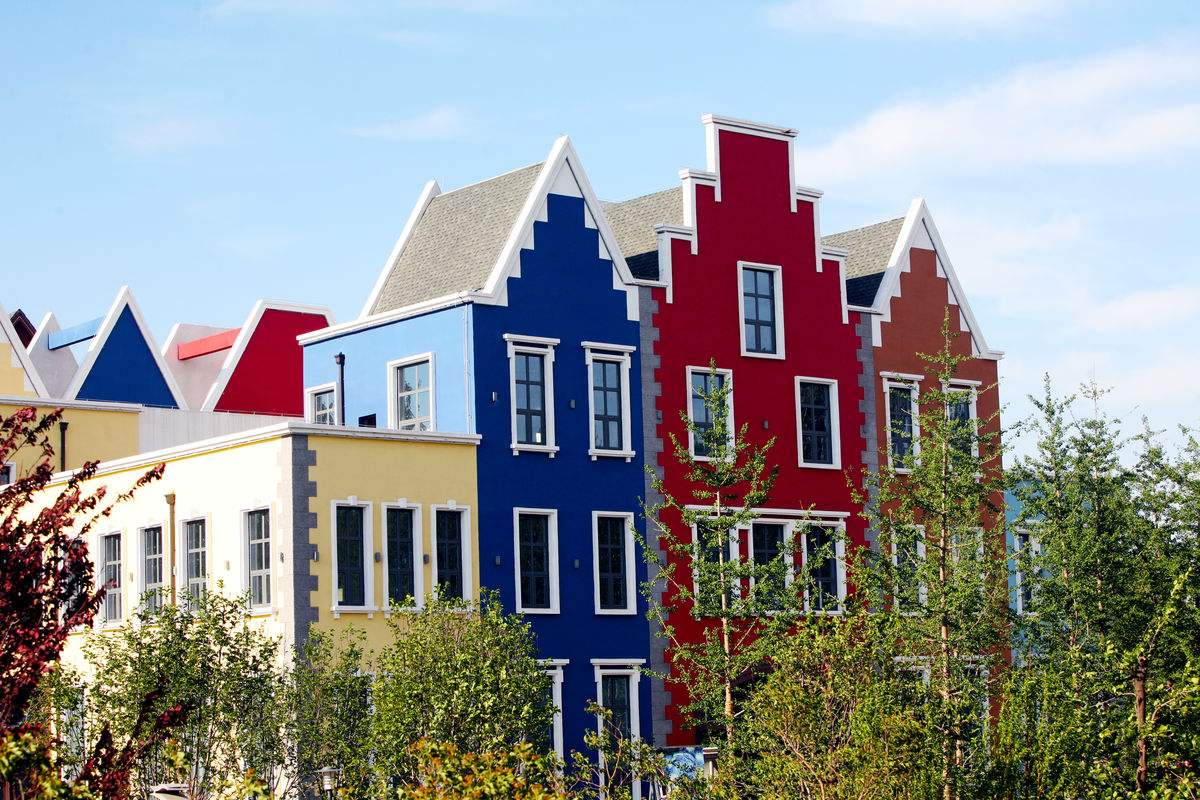
#> input picture pic/test_1.jpg, 1200 x 800 px
$ python sift.py
#> lines starting #> are read from the running program, lines starting #| are printed output that depends on the picture
import cv2  # 读取是BGR格式
import matplotlib.pyplot as plt
import numpy as np


def cv_show(name, img):
    cv2.imshow(name, img)
    cv2.waitKey(0)
    cv2.destroyAllWindows()


img = cv2.imread('pic/test_1.jpg')
#> img is the input picture: shape (800, 1200, 3); mean B, G, R 147.9, 145.9, 142.8
gray = cv2.cvtColor(img, cv2.COLOR_BGR2GRAY)
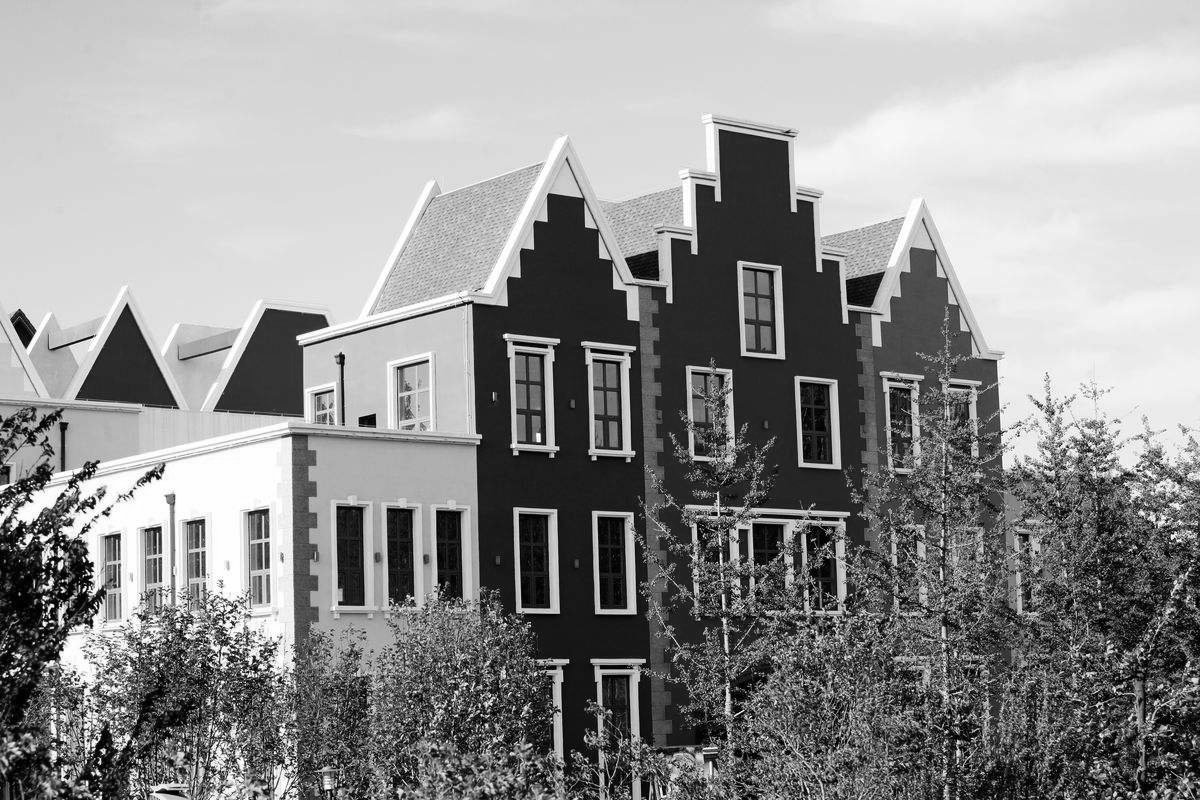
#> gray: shape (800, 1200); min 0, max 255, mean 145.2

# 找到特征点
sift = cv2.SIFT_create()
kp = sift.detect(gray, None)
#> kp = 6809 keypoints; strongest (x, y, size): (62, 544, 2), (44, 624, 3.1), (52, 605, 2.8), (84, 561, 1.9)

img = cv2.drawKeypoints(gray, kp, img)
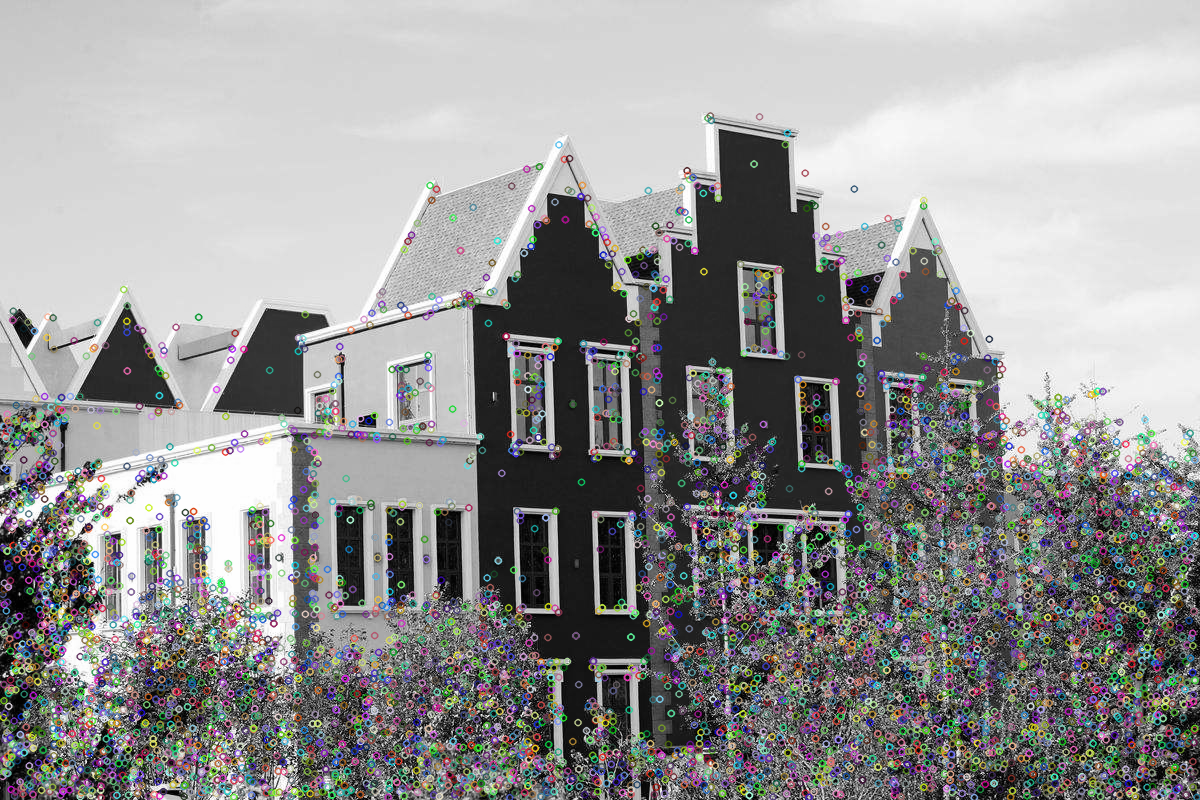
#> img: shape (800, 1200, 3); mean B, G, R 148.3, 148.5, 148.3
cv_show('img', img)

# 计算特征
kp, des = sift.compute(gray, kp)
print(np.array(kp).shape)
#| (6809,)
print(des.shape)
#| (6809, 128)

$ run again, with pic/dog.jpg copied over pic/test_1.jpg
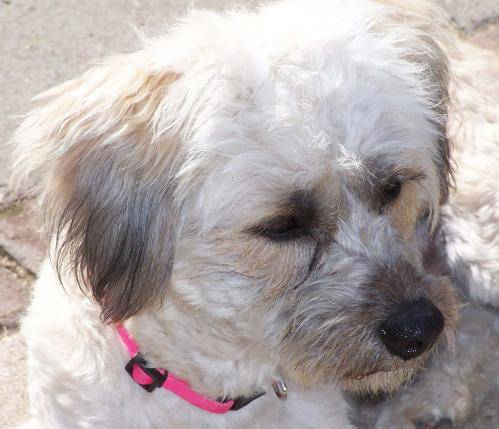
#> input picture pic/dog.jpg, 499 x 429 px
#> img is the input picture: shape (429, 499, 3); mean B, G, R 169.1, 169.9, 178.9
#> `gray = cv2.cvtColor(img, cv2.COLOR_BGR2GRAY)`:
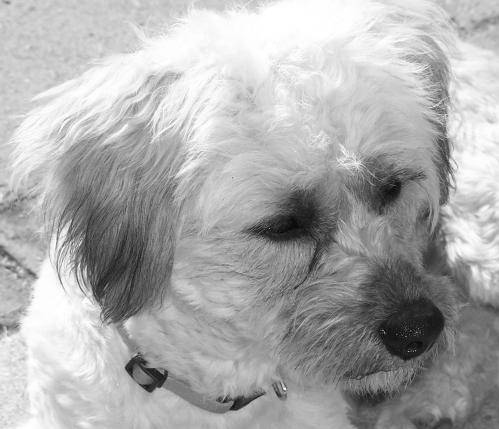
#> gray: shape (429, 499); min 1, max 255, mean 172.5
#> kp = 771 keypoints; strongest (x, y, size): (297, 220, 40.6), (122, 266, 59.3), (129, 368, 6.8), (156, 379, 16.2)
#> `img = cv2.drawKeypoints(gray, kp, img)`:
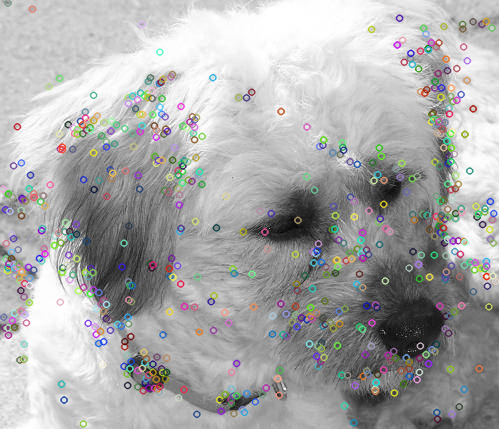
#> img: shape (429, 499, 3); mean B, G, R 170.5, 170.7, 170.6
#| (771,)
#| (771, 128)
